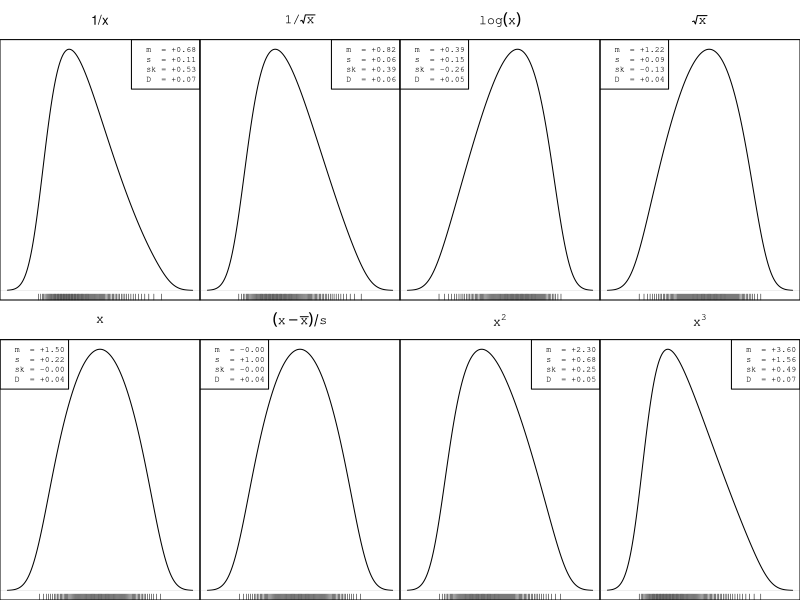
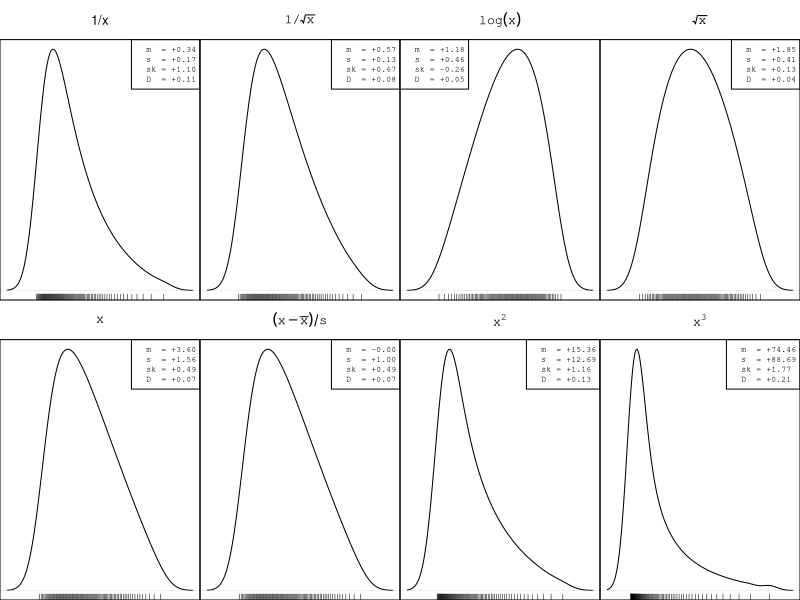
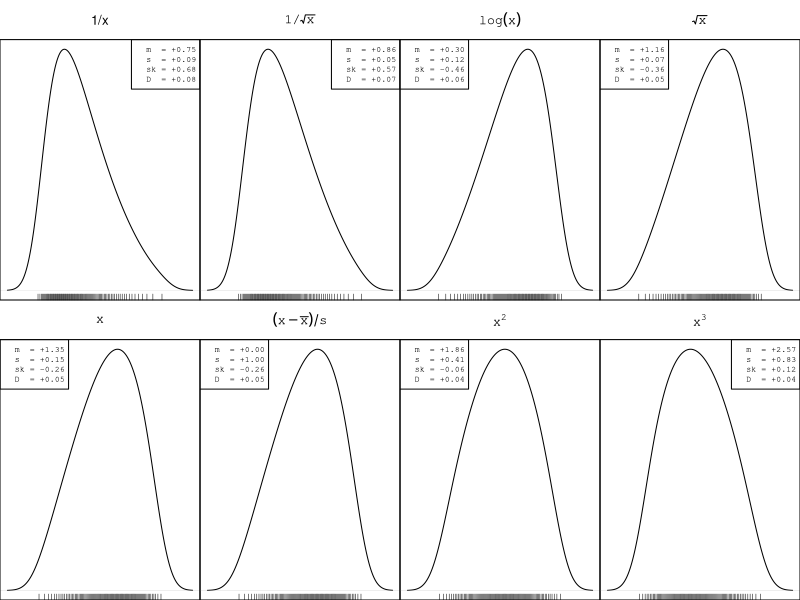
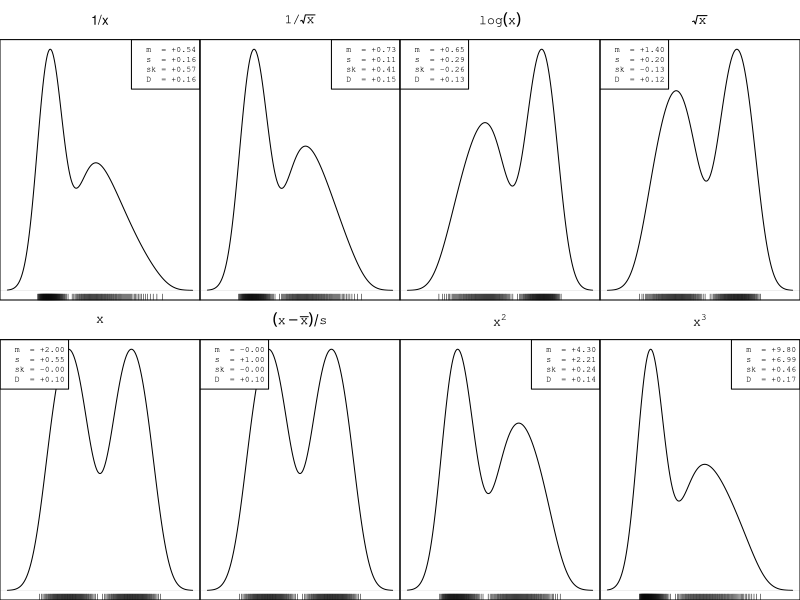

Write the R code that produced these figures, in order.
plottrf <- function(x) {
  plotdata <- function(xt, ...) {
    require("e1071")
    plot(density(xt), axes=F,  ...)
    rug(xt)
    ks <- ks.test(xt, "pnorm", m=mean(xt), sd=sd(xt))
    usr <- par("usr")
    xpos <- usr[2]-0.1*diff(usr[1:2])
    ypos <- usr[4]-(0:3)/10*diff(usr[3:4])
    labels=c(sprintf("m  = %+.2f", mean(xt)), sprintf("s  = %+.2f", sd(xt)), 
    sprintf("sk = %+.2f", skewness(xt)), labels=sprintf("D  = %+.2f", ks$statistic))
    par(family = "mono")
    if (skewness(xt)>0) pos<-"topright" else pos<-"topleft"
    legend(pos, legend=labels, cex=0.75)
    box()
  }
  par(mfrow=c(2,4), mar=c(0,0,3,0))
  plotdata(1/x, main=expression(paste("1/", x)))
  plotdata(1/sqrt(x), main=expression(paste("1/", sqrt(x))))
  plotdata(log(x), main=expression(log(x)))
  plotdata(sqrt(x), main=expression(sqrt(x)))
  plotdata(x, main=expression(x))
  plotdata((x-mean(x))/sd(x), main=expression((x-bar(x))/ s))
  plotdata(x^2, main=expression(x^2))
  plotdata(x^3, main=expression(x^3))
}
#
n <- 100
x <- 1+qbeta((0.5+(0:n))/(n+1), 2, 2)
pdf("trf_symmetric.pdf", width=10, height=7)
plottrf(x)
dev.off()
xt <- x^3
pdf("trf_right.pdf", width=10, height=7)
plottrf(xt)
dev.off()
xt <- log(x)-min(log(x))+1
pdf("trf_left.pdf", width=10, height=7)
plottrf(xt)
dev.off()
xt <- cbind(x, x+1)
pdf("trf_bimodal.pdf", width=10, height=7)
plottrf(xt)
dev.off()
